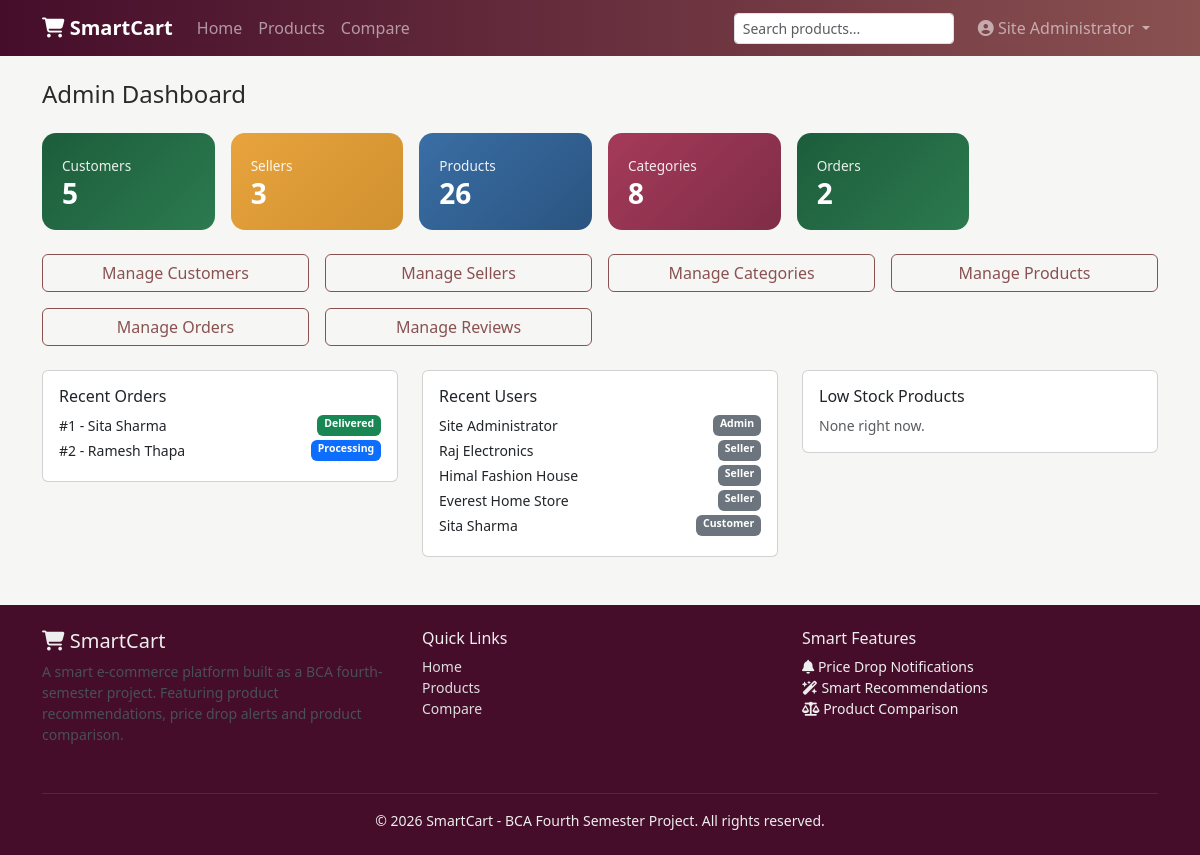
Page /admin/dashboard.php (signed in) on the committed database.
### tables this page shows
CREATE TABLE orders (
    order_id INT AUTO_INCREMENT PRIMARY KEY,
    user_id INT NOT NULL,
    customer_name VARCHAR(150) NOT NULL,
    phone VARCHAR(20) NOT NULL,
    delivery_address VARCHAR(255) NOT NULL,
    total_amount DECIMAL(10,2) NOT NULL,
    payment_method ENUM('COD','Manual Payment') NOT NULL DEFAULT 'COD',
    order_status ENUM('Pending','Processing','Shipped','Delivered','Cancelled') NOT NULL DEFAULT 'Pending',
    created_at DATETIME DEFAULT CURRENT_TIMESTAMP,
    FOREIGN KEY (user_id) REFERENCES users(user_id) ON DELETE CASCADE
);

CREATE TABLE users (
    user_id INT AUTO_INCREMENT PRIMARY KEY,
    full_name VARCHAR(150) NOT NULL,
    email VARCHAR(150) NOT NULL UNIQUE,
    password VARCHAR(255) NOT NULL,
    phone VARCHAR(20) DEFAULT NULL,
    address VARCHAR(255) DEFAULT NULL,
    role ENUM('customer','seller','admin') NOT NULL DEFAULT 'customer',
    status ENUM('active','inactive') NOT NULL DEFAULT 'active',
    created_at DATETIME DEFAULT CURRENT_TIMESTAMP
);

### includes/functions.php (called while the page is built, shortened)
<?php
function e($string) {
    return htmlspecialchars($string ?? '', ENT_QUOTES, 'UTF-8');
}

### admin/dashboard.php (the view, shortened to what this page needs)
<?php
require_once __DIR__ . '/../config/database.php';
require_once __DIR__ . '/../includes/functions.php';
$totalCustomers = $pdo->query("SELECT COUNT(*) FROM users WHERE role = 'customer'")->fetchColumn();
$totalSellers = $pdo->query("SELECT COUNT(*) FROM users WHERE role = 'seller'")->fetchColumn();
$totalProducts = $pdo->query("SELECT COUNT(*) FROM products")->fetchColumn();
$totalCategories = $pdo->query("SELECT COUNT(*) FROM categories")->fetchColumn();
$totalOrders = $pdo->query("SELECT COUNT(*) FROM orders")->fetchColumn();
$recentOrders = $pdo->query("SELECT * FROM orders ORDER BY created_at DESC LIMIT 5")->fetchAll();
$recentUsers = $pdo->query("SELECT * FROM users ORDER BY created_at DESC LIMIT 5")->fetchAll();
$lowStock = $pdo->query("SELECT * FROM products WHERE stock <= 5 ORDER BY stock ASC LIMIT 8")->fetchAll();
include __DIR__ . '/../includes/header.php';
?>
<div class="container my-4">
  <h4 class="mb-4">Admin Dashboard</h4>
  <div class="row g-3 mb-4">
    <div class="col-6 col-md-2">
      <div class="dashboard-stat stat-1"><span>Customers</span><h3><?php echo $totalCustomers; ?></h3></div>
    </div>
    <div class="col-6 col-md-2">
      <div class="dashboard-stat stat-2"><span>Sellers</span><h3><?php echo $totalSellers; ?></h3></div>
    </div>
    <div class="col-6 col-md-2">
      <div class="dashboard-stat stat-3"><span>Products</span><h3><?php echo $totalProducts; ?></h3></div>
    </div>
    <div class="col-6 col-md-2">
      <div class="dashboard-stat stat-4"><span>Categories</span><h3><?php echo $totalCategories; ?></h3></div>
    </div>
    <div class="col-6 col-md-2">
      <div class="dashboard-stat stat-1"><span>Orders</span><h3><?php echo $totalOrders; ?></h3></div>
    </div>
  </div>
  <div class="row g-3 mb-4">
    <div class="col-md-3"><a href="<?php echo BASE_URL; ?>admin/users.php" class="btn btn-outline-brand w-100">Manage Customers</a></div>
    <div class="col-md-3"><a href="<?php echo BASE_URL; ?>admin/sellers.php" class="btn btn-outline-brand w-100">Manage Sellers</a></div>
    <div class="col-md-3"><a href="<?php echo BASE_URL; ?>admin/categories.php" class="btn btn-outline-brand w-100">Manage Categories</a></div>
    <div class="col-md-3"><a href="<?php echo BASE_URL; ?>admin/products.php" class="btn btn-outline-brand w-100">Manage Products</a></div>
    <div class="col-md-3"><a href="<?php echo BASE_URL; ?>admin/orders.php" class="btn btn-outline-brand w-100">Manage Orders</a></div>
    <div class="col-md-3"><a href="<?php echo BASE_URL; ?>admin/reviews.php" class="btn btn-outline-brand w-100">Manage Reviews</a></div>
  </div>
  <div class="row g-4">
    <div class="col-md-4">
      <div class="card p-3">
        <h6>Recent Orders</h6>
        <?php foreach ($recentOrders as $o): ?>
          <div class="d-flex justify-content-between small mb-1">
            <span>#<?php echo $o['order_id']; ?> - <?php echo e($o['customer_name']); ?></span>
            <span class="badge badge-status-<?php echo $o['order_status']; ?>"><?php echo $o['order_status']; ?></span>
          </div>
        <?php endforeach; ?>
      </div>
    </div>
    <div class="col-md-4">
      <div class="card p-3">
        <h6>Recent Users</h6>
        <?php foreach ($recentUsers as $u): ?>
          <div class="d-flex justify-content-between small mb-1">
            <span><?php echo e($u['full_name']); ?></span>
            <span class="badge bg-secondary"><?php echo ucfirst($u['role']); ?></span>
          </div>
        <?php endforeach; ?>
      </div>
    </div>
    <div class="col-md-4">
      <div class="card p-3">
        <h6>Low Stock Products</h6>
        <?php if (empty($lowStock)): ?>
          <p class="text-muted small mb-0">None right now.</p>
        <?php endif; ?>
      </div>
    </div>
  </div>
</div>
<?php include __DIR__ . '/../includes/footer.php'; ?>

### assets/css/style.css (style rules this page uses)
:root { --sc-primary: #8a5151; --sc-primary-dark: #450d2a; --sc-accent: #873de8; --sc-bg: #f6f7f5; }
body { background-color: var(--sc-bg); font-family: 'Segoe UI', Roboto, Arial, sans-serif; color: #2a2a2a; }
.btn-outline-brand { border-color: var(--sc-primary); color: var(--sc-primary); }
.dashboard-stat { border-radius: 14px; padding: 20px; color: #fff; height: 100%; }
.stat-1 { background: linear-gradient(135deg,#1c5d3b,#2c7a4f); }
.stat-2 { background: linear-gradient(135deg,#e8a33d,#d0912f); }
.stat-3 { background: linear-gradient(135deg,#3a6ea5,#2a5480); }
.stat-4 { background: linear-gradient(135deg,#a53a5a,#7f2d47); }
.dashboard-stat h3 { font-weight: 700; margin-bottom: 0; }
.dashboard-stat span { font-size: .85rem; opacity: .9; }
.badge-status-Processing { background-color: #0d6efd; }
.badge-status-Delivered { background-color: #198754; }

### rows in the picture
orders: order_id "1", customer_name "Sita Sharma", order_status "Delivered"
orders: order_id "2", customer_name "Ramesh Thapa", order_status "Processing"
users: full_name "Site Administrator", role "Admin"
users: full_name "Raj Electronics", role "Seller"
users: full_name "Himal Fashion House", role "Seller"
users: full_name "Everest Home Store", role "Seller"
users: full_name "Sita Sharma", role "Customer"

### other values in the picture
currentUserName() "Site Administrator"
$totalCustomers "5"
$totalSellers "3"
$totalProducts "26"
$totalCategories "8"
$totalOrders "2"
